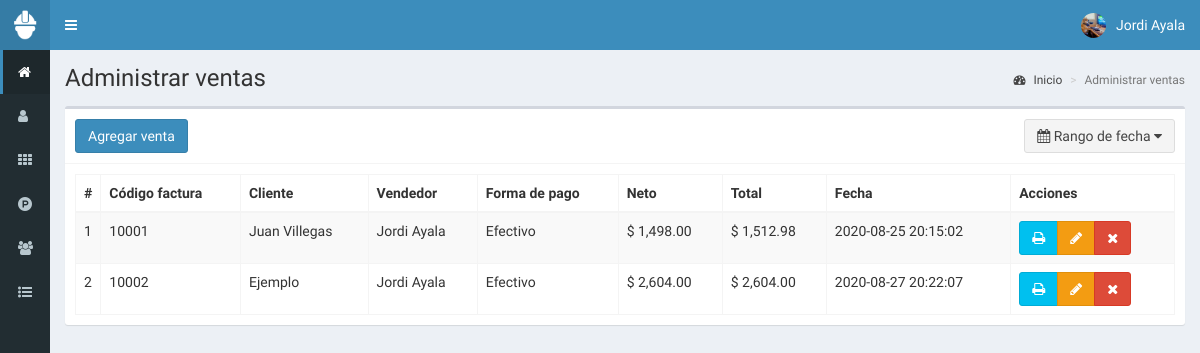
The page /ventas (signed in) on the database its author committed.
### tables this page shows
CREATE TABLE `ventas` (
  `id` int(11) NOT NULL,
  `codigo` int(11) NOT NULL,
  `id_cliente` int(11) NOT NULL,
  `id_vendedor` int(11) NOT NULL,
  `productos` text NOT NULL,
  `impuesto` float NOT NULL,
  `neto` float NOT NULL,
  `total` float NOT NULL,
  `metodo_pago` text NOT NULL,
  `fecha` timestamp NOT NULL DEFAULT current_timestamp() ON UPDATE current_timestamp()
);

CREATE TABLE `clientes` (
  `id` int(11) NOT NULL,
  `nombre` text NOT NULL,
  `documento` int(11) NOT NULL,
  `email` text NOT NULL,
  `telefono` text NOT NULL,
  `direccion` text NOT NULL,
  `fecha_nacimiento` date NOT NULL,
  `compras` int(11) NOT NULL,
  `ultima_compra` datetime NOT NULL,
  `fecha` timestamp NOT NULL DEFAULT current_timestamp() ON UPDATE current_timestamp()
);

CREATE TABLE `usuarios` (
  `id` int(11) NOT NULL,
  `nombre` text NOT NULL,
  `usuario` text NOT NULL,
  `password` text NOT NULL,
  `perfil` text NOT NULL,
  `foto` text NOT NULL,
  `estado` int(11) NOT NULL,
  `ultimo_login` datetime NOT NULL,
  `fecha` timestamp NOT NULL DEFAULT current_timestamp() ON UPDATE current_timestamp()
);

### controladores/plantilla.controlador.php (called while the page is built)
<?php
class ControladorPlantilla{
	static public function ctrPlantilla(){
		include "vistas/plantilla.php";
	}
}

### index.php (called while the page is built, shortened)
<?php
require_once "controladores/plantilla.controlador.php";
require_once "controladores/usuarios.controlador.php";
require_once "controladores/clientes.controlador.php";
require_once "controladores/ventas.controlador.php";
require_once "modelos/usuarios.modelo.php";
require_once "modelos/clientes.modelo.php";
require_once "modelos/ventas.modelo.php";
$plantilla = new ControladorPlantilla();
$plantilla -> ctrPlantilla();

### controladores/ventas.controlador.php (called while the page is built, shortened)
<?php
class ControladorVentas{
	static public function ctrRangoFechasVentas($fechaInicial, $fechaFinal){
		$tabla = "ventas";
		$respuesta = ModeloVentas::mdlRangoFechasVentas($tabla, $fechaInicial, $fechaFinal);
		return $respuesta;
	}
}

### modelos/conexion.php (called while the page is built)
<?php
class Conexion{
	static public function conectar(){
		$link = new PDO("mysql:host=127.0.0.1;dbname=pos",
			            "root",
			            "");
		$link->exec("set names utf8");
		return $link;
	}
}

### modelos/ventas.modelo.php (called while the page is built, shortened)
<?php
require_once "conexion.php";
class ModeloVentas{
	static public function mdlRangoFechasVentas($tabla, $fechaInicial, $fechaFinal){
		if($fechaInicial == null){
			$stmt = Conexion::conectar()->prepare("SELECT * FROM $tabla ORDER BY id ASC");
			$stmt -> execute();
			return $stmt -> fetchAll();
		}else if($fechaInicial == $fechaFinal){
			$stmt = Conexion::conectar()->prepare("SELECT * FROM $tabla WHERE fecha like '%$fechaFinal%'");
			$stmt -> bindParam(":fecha", $fechaFinal, PDO::PARAM_STR);
			$stmt -> execute();
			return $stmt -> fetchAll();
		}
	}
}

### controladores/clientes.controlador.php (called while the page is built, shortened)
<?php
class ControladorClientes{
	static public function ctrMostrarClientes($item, $valor){
		$tabla = "clientes";
		$respuesta = ModeloClientes::mdlMostrarClientes($tabla, $item, $valor);
		return $respuesta;
	}
}

### modelos/clientes.modelo.php (called while the page is built, shortened)
<?php
require_once "conexion.php";
class ModeloClientes{
	static public function mdlMostrarClientes($tabla, $item, $valor){
		if($item != null){
			$stmt = Conexion::conectar()->prepare("SELECT * FROM $tabla WHERE $item = :$item");
			$stmt -> bindParam(":".$item, $valor, PDO::PARAM_STR);
			$stmt -> execute();
			return $stmt -> fetch();
		}else{
			$stmt = Conexion::conectar()->prepare("SELECT * FROM $tabla");
			$stmt -> execute();
			return $stmt -> fetchAll();
		}
	}
}

### controladores/usuarios.controlador.php (called while the page is built, shortened)
<?php
class ControladorUsuarios{
	static public function ctrMostrarUsuarios($item, $valor){
		$tabla = "usuarios";
		$respuesta = ModeloUsuarios::MdlMostrarUsuarios($tabla, $item, $valor);
		return $respuesta;
	}
}

### modelos/usuarios.modelo.php (called while the page is built, shortened)
<?php
require_once "conexion.php";
class ModeloUsuarios{
	static public function mdlMostrarUsuarios($tabla, $item, $valor){
		if($item != null){
			$stmt = Conexion::conectar()->prepare("SELECT * FROM $tabla WHERE $item = :$item");
			$stmt -> bindParam(":".$item, $valor, PDO::PARAM_STR);
			$stmt -> execute();
			return $stmt -> fetch();
		}else{
			$stmt = Conexion::conectar()->prepare("SELECT * FROM $tabla");
			$stmt -> execute();
			return $stmt -> fetchAll();
		}
	}
}

### vistas/modulos/ventas.php (the view, shortened to what this page needs)
<div class="content-wrapper">
  <section class="content-header">
    <h1>
      Administrar ventas
    </h1>
    <ol class="breadcrumb">
      <li><a href="inicio"><i class="fa fa-dashboard"></i> Inicio</a></li>
      <li class="active">Administrar ventas</li>
    </ol>
  </section>
  <section class="content">
    <div class="box">
      <div class="box-header with-border">
        <a href="crear-venta">
          <button class="btn btn-primary">
            Agregar venta
          </button>
        </a>
         <button type="button" class="btn btn-default pull-right" id="daterange-btn">
            <span>
              <i class="fa fa-calendar"></i> Rango de fecha
            </span>
            <i class="fa fa-caret-down"></i>
         </button>
      </div>
      <div class="box-body">
       <table class="table table-bordered table-striped dt-responsive tablas" width="100%">
        <thead>
         <tr>
           <th style="width:10px">#</th>
           <th>Código factura</th>
           <th>Cliente</th>
           <th>Vendedor</th>
           <th>Forma de pago</th>
           <th>Neto</th>
           <th>Total</th>
           <th>Fecha</th>
           <th>Acciones</th>
         </tr>
        </thead>
        <tbody>
        <?php
          if(isset($_GET["fechaInicial"])){
            $fechaInicial = $_GET["fechaInicial"];
            $fechaFinal = $_GET["fechaFinal"];
          }else{
            $fechaInicial = null;
            $fechaFinal = null;
          }
          $respuesta = ControladorVentas::ctrRangoFechasVentas($fechaInicial, $fechaFinal);
          foreach ($respuesta as $key => $value) {
           echo '<tr>
                  <td>'.($key+1).'</td>
                  <td>'.$value["codigo"].'</td>';
                  $itemCliente = "id";
                  $valorCliente = $value["id_cliente"];
                  $respuestaCliente = ControladorClientes::ctrMostrarClientes($itemCliente, $valorCliente);
                  echo '<td>'.$respuestaCliente["nombre"].'</td>';
                  $itemUsuario = "id";
                  $valorUsuario = $value["id_vendedor"];
                  $respuestaUsuario = ControladorUsuarios::ctrMostrarUsuarios($itemUsuario, $valorUsuario);
                  echo '<td>'.$respuestaUsuario["nombre"].'</td>
                  <td>'.$value["metodo_pago"].'</td>
                  <td>$ '.number_format($value["neto"],2).'</td>
                  <td>$ '.number_format($value["total"],2).'</td>
                  <td>'.$value["fecha"].'</td>
                  <td>
                    <div class="btn-group">
                      <button class="btn btn-info btnImprimirFactura" codigoVenta="'.$value["codigo"].'">
                        <i class="fa fa-print"></i>
                      </button>';
                      if($_SESSION["perfil"] == "Administrador"){
                      echo '<button class="btn btn-warning btnEditarVenta" idVenta="'.$value["id"].'"><i class="fa fa-pencil"></i></button>
                      <button class="btn btn-danger btnEliminarVenta" idVenta="'.$value["id"].'"><i class="fa fa-times"></i></button>';
                    }
                    echo '</div>
                  </td>
                </tr>';
            }
        ?>
        </tbody>
       </table>
      </div>
    </div>
  </section>
</div>

### rows shown on the page
ventas: codigo "10001", id_cliente.nombre "Juan Villegas", usuarios.nombre "Jordi Ayala", metodo_pago "Efectivo", neto "1,498.00", total "1,512.98", fecha "2020-08-25 20:15:02"
ventas: codigo "10002", id_cliente.nombre "Ejemplo", usuarios.nombre "Jordi Ayala", metodo_pago "Efectivo", neto "2,604.00", total "2,604.00", fecha "2020-08-27 20:22:07"

### other values the page prints
$_SESSION["nombre"] "Jordi Ayala"
